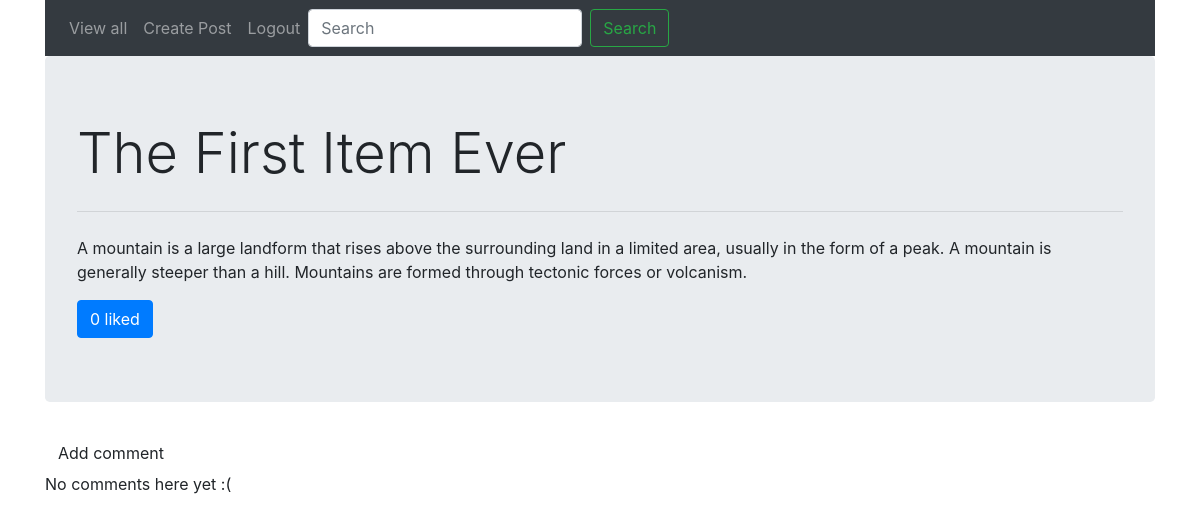
/posts/1/ (signed in), run on an earlier commit of the app's database.
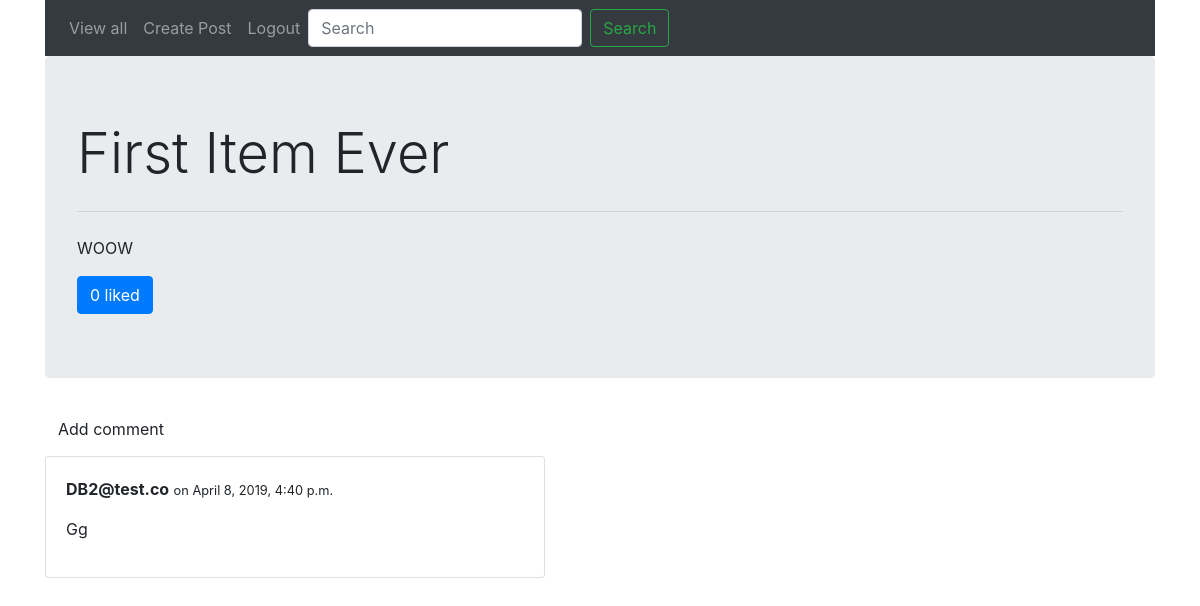
And on a later commit of the database.
### posts/models.py (models this page shows, shortened)
class Post(models.Model):
    title = models.CharField(max_length=100)
    body = models.TextField()
    created_timestamp = models.DateTimeField(auto_now_add=True, auto_now=False)
    post_image = models.ImageField(upload_to=upload_location,
                                   null=True, blank=True)
    author = models.ForeignKey(USER_MODEL, on_delete=models.CASCADE, related_name='Likes')
    likes = models.ManyToManyField(USER_MODEL, blank=True)
    class Meta:
        ordering = ['-created_timestamp']

class Comment(models.Model):
    comment = models.TextField(max_length=300)
    created_timestamp = models.DateTimeField(auto_now_add=True, auto_now=False)
    author = models.ForeignKey(USER_MODEL, on_delete=models.CASCADE)
    post = models.ForeignKey(Post, on_delete=models.CASCADE, related_name='comments')
    class Meta:
        ordering = ['-created_timestamp']

### db2users/models.py (models this page shows, shortened)
class DB2User(AbstractBaseUser):
    email = models.EmailField(
        verbose_name='email address',
        max_length=255,
        unique=True,
    )
    date_of_birth = models.DateField()
    country = models.CharField(max_length=100)
    city = models.CharField(max_length=100)
    activated = models.BooleanField(default=False)
    is_admin = models.BooleanField(default=False)
    objects = DB2UserManager()
    USERNAME_FIELD = 'email'
    REQUIRED_FIELDS = ['date_of_birth', 'country', 'city']
    def __str__(self):
        return self.email

### posts/views.py (the view)
# urls.py: path('<int:pk>/', login_required(PostDetail.as_view(), login_url='../account/login'), name='details_view'),
class PostDetail(DetailView):
    template_name = 'posts/details.html'
    def get_object(self, queryset=None):
        return get_object_or_404(
            Post,
            id=self.kwargs.get("pk"))
    def get_context_data(self, **kwargs):
        context = super().get_context_data(**kwargs)
        context['is_liked'] = True if self.object.likes.filter(id=self.request.user.id).exists() else False
        context['likes_count'] = self.object.likes.count()
        return context

### posts/templates/posts/details.html (shortened to what this page needs)
{% extends 'base.html' %}
{% block navigation %}
    {% include 'posts/navigation.html' %}
{% endblock %}
{% block content %}
    <div class="jumbotron">
        <h1 class="display-4">{{ object.title }}</h1>
        <hr class="my-4">
        <p>{{ object.body }}</p>
        <form action="{% url 'posts:likes_view' id=object.id %}" method="post">{% csrf_token %}
            <button type="submit"  {% if is_liked %}
                class="btn btn-warning">
            {% else %}
                class="btn btn-primary">
            {% endif %}
            {{ likes_count }} liked</button>
        </form>
    </div>
    <a class="btn btn-default" href="{% url 'posts:comment_view' pk=post.pk %}">Add comment</a>
    {% for comment in post.comments.all %}
        <div class="card mt-2" style="max-width: 500px">
            <div class="card-body">
                <strong class="mr-auto">{{ comment.author }}</strong>
                <small> on {{ comment.created_timestamp }}</small>
                <p>{{ comment.comment|linebreaks }}</p>
            </div>
        </div>
    {% empty %}
        <p>No comments here yet :(</p>
    {% endfor %}
{% endblock %}

### templates/base.html (shortened to what this page needs)
<!doctype html>
<html lang="en">
  <head>
    <link rel="stylesheet" href="https://stackpath.bootstrapcdn.com/bootstrap/4.3.1/css/bootstrap.min.css">
  </head>
  <body>
    <div class="container">
        {% block navigation %}
        {% endblock %}
    </div>
    <div class="container">
        {% block content %}
        {% endblock %}
    </div>
  </body>
</html>

### posts/templates/posts/navigation.html (shortened to what this page needs)
<nav class="navbar navbar-expand-lg navbar-dark bg-dark ">
    <div class="collapse navbar-collapse" id="navbarNavAltMarkup">
        <div class="navbar-nav">
            <a class="nav-item nav-link" href="{% url 'posts:list_view' %}">View all<span class="sr-only">)</span></a>
            <a class="nav-item nav-link" href="{% url 'posts:create_view' %}">Create Post</a>
            <a class="nav-item nav-link" href="{% url 'account:logout' %}">Logout</a>
            <form class="form-inline">
                <input class="form-control mr-sm-2" type="search" placeholder="Search" aria-label="Search">
                <button class="btn btn-outline-success my-2 my-sm-0" type="submit">Search</button>
            </form>
        </div>
    </div>
</nav>

What changed in the data, as far as the page shows it:
changed Post: title "The First Item Ever" → "First Item Ever"; body "A mountain is a large landform that rises above the surrounding land in a limited area, usually in the form of a peak. A mountain is generally steeper than a hill. Mountains are formed through tectonic forces or volcanism." → "WOOW"
added Comment: author "DB2@test.co", created_timestamp "April 8, 2019, 4:40 p.m.", comment "Gg"
Also different on the page:
text no longer shown: "No comments here yet :("
